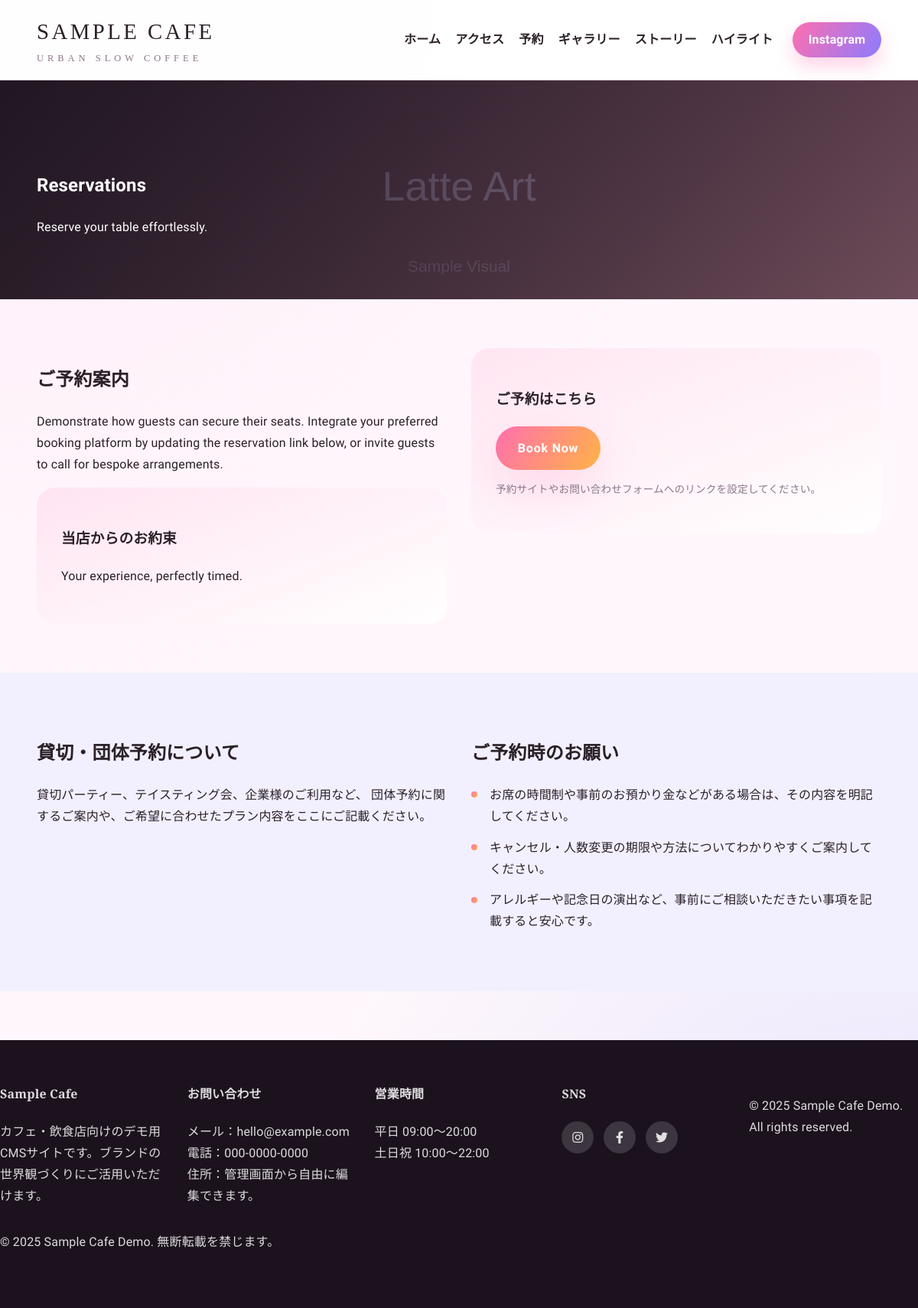
The page /reservations on the database as committed earlier.
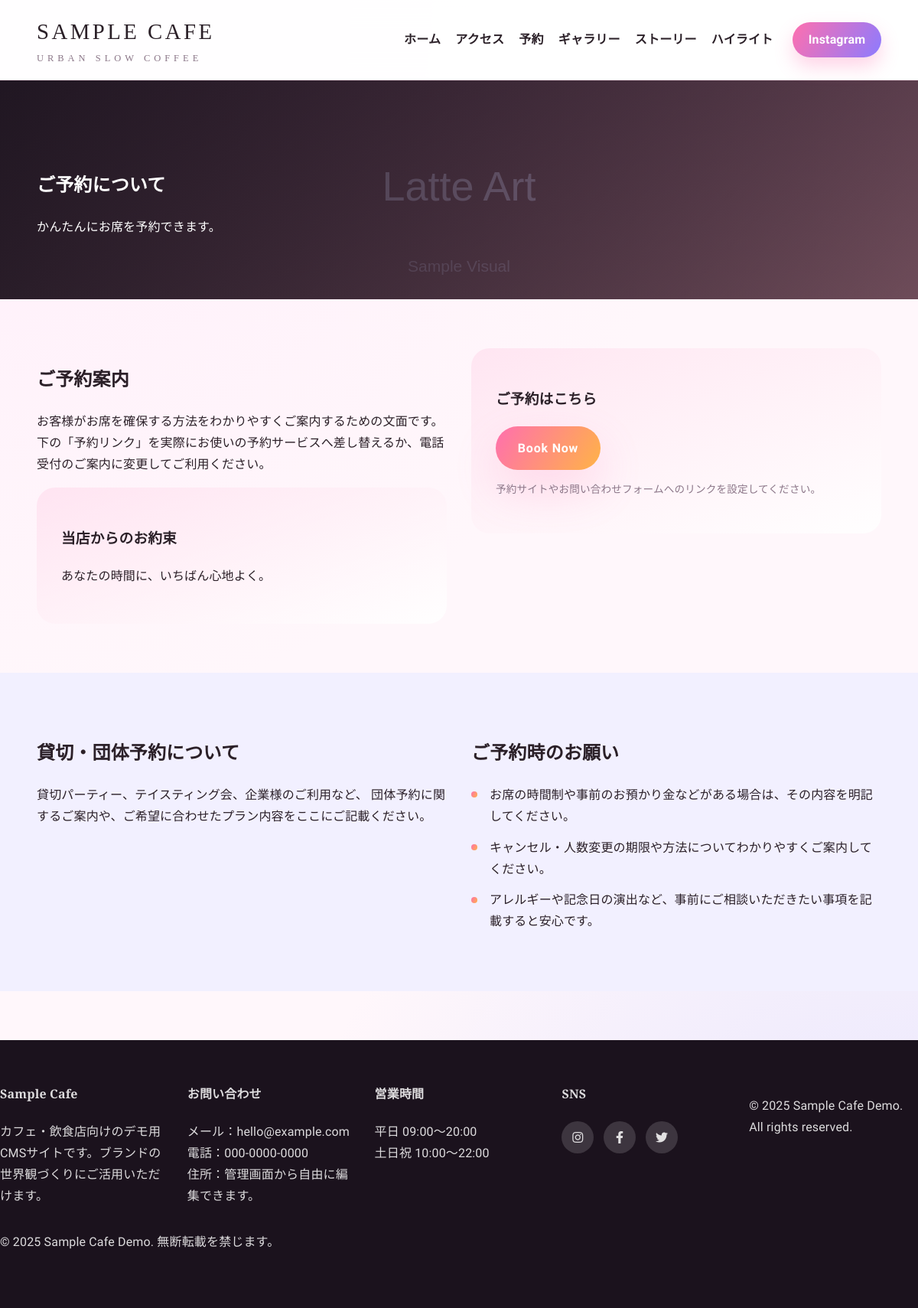
The same page on the database as committed later.
### tables this page shows
CREATE TABLE site_content (
            id INTEGER PRIMARY KEY AUTOINCREMENT,
            section TEXT UNIQUE NOT NULL,
            title TEXT,
            subtitle TEXT,
            body TEXT,
            highlight TEXT,
            image TEXT,
            extra_info TEXT
        );

### app.py (the view)
    def reservations():
        content = fetch_content("reservations")
        return render_template("site/reservations.html", content=content)

### app.py (called while the page is built)
def get_db_connection():
    conn = sqlite3.connect(DATABASE_PATH)
    conn.row_factory = sqlite3.Row
    return conn

def fetch_content(section: str):
    conn = get_db_connection()
    row = conn.execute(
        "SELECT * FROM site_content WHERE section = ?", (section,)
    ).fetchone()
    conn.close()
    return dict(row) if row is not None else None

### templates/site/reservations.html (shortened to what this page needs)
{% extends 'site/base.html' %}
{% block content %}
<section class="page-hero" style="background-image: url('{{ content.get('image', '') }}');">
  <div class="container">
    <h1>{{ content.get('title', '予約') }}</h1>
    <p>{{ content.get('subtitle', '') }}</p>
  </div>
</section>
<section class="page-section container two-column">
  <div>
    <h2>ご予約案内</h2>
    <p>{{ content.get('body', '') }}</p>
    <div class="info-block">
      <h3>当店からのお約束</h3>
      <p>{{ content.get('highlight', '') }}</p>
    </div>
  </div>
  <div class="reservation-card">
    <h3>ご予約はこちら</h3>
    {% set cta = '予約ページへ' %}
    {% set link = '#' %}
    {% set extra = content.get('extra_info') %}
    {% if extra %}
      {% set parts = extra.split('|', 1) %}
      {% if parts and '=' in parts[0] %}
        {% set cta = parts[0].split('=', 1)[1] %}
      {% endif %}
      {% if parts|length > 1 and 'link=' in parts[1] %}
        {% set link = parts[1].split('=', 1)[1] %}
      {% endif %}
    {% endif %}
    <a href="{{ link }}" class="btn-primary" target="_blank" rel="noopener">{{ cta }}</a>
    <p class="note">予約サイトやお問い合わせフォームへのリンクを設定してください。</p>
  </div>
</section>
<section class="page-section accent">
  <div class="container split">
    <div>
      <h2>貸切・団体予約について</h2>
      <p>
        貸切パーティー、テイスティング会、企業様のご利用など、
        団体予約に関するご案内や、ご希望に合わせたプラン内容をここにご記載ください。
      </p>
    </div>
    <div>
      <h2>ご予約時のお願い</h2>
      <ul class="bullet-list">
        <li>お席の時間制や事前のお預かり金などがある場合は、その内容を明記してください。</li>
        <li>キャンセル・人数変更の期限や方法についてわかりやすくご案内してください。</li>
        <li>アレルギーや記念日の演出など、事前にご相談いただきたい事項を記載すると安心です。</li>
      </ul>
    </div>
  </div>
</section>
{% endblock %}

Rows that differ between the two databases and show on the page:
changed site_content: get "Reservations" → "ご予約について"; get "Reserve your table effortlessly." → "かんたんにお席を予約できます。"; get "Demonstrate how guests can secure their seats. Integrate your preferred booking platform by updating the reservation link below, or invite guests to call for bespoke arrangements." → "お客様がお席を確保する方法をわかりやすくご案内するための文面です。下の「予約リンク」を実際にお使いの予約サービスへ差し替えるか、電話受付のご案内に変更してご利用ください。"; get "Your experience, perfectly timed." → "あなたの時間に、いちばん心地よく。"
